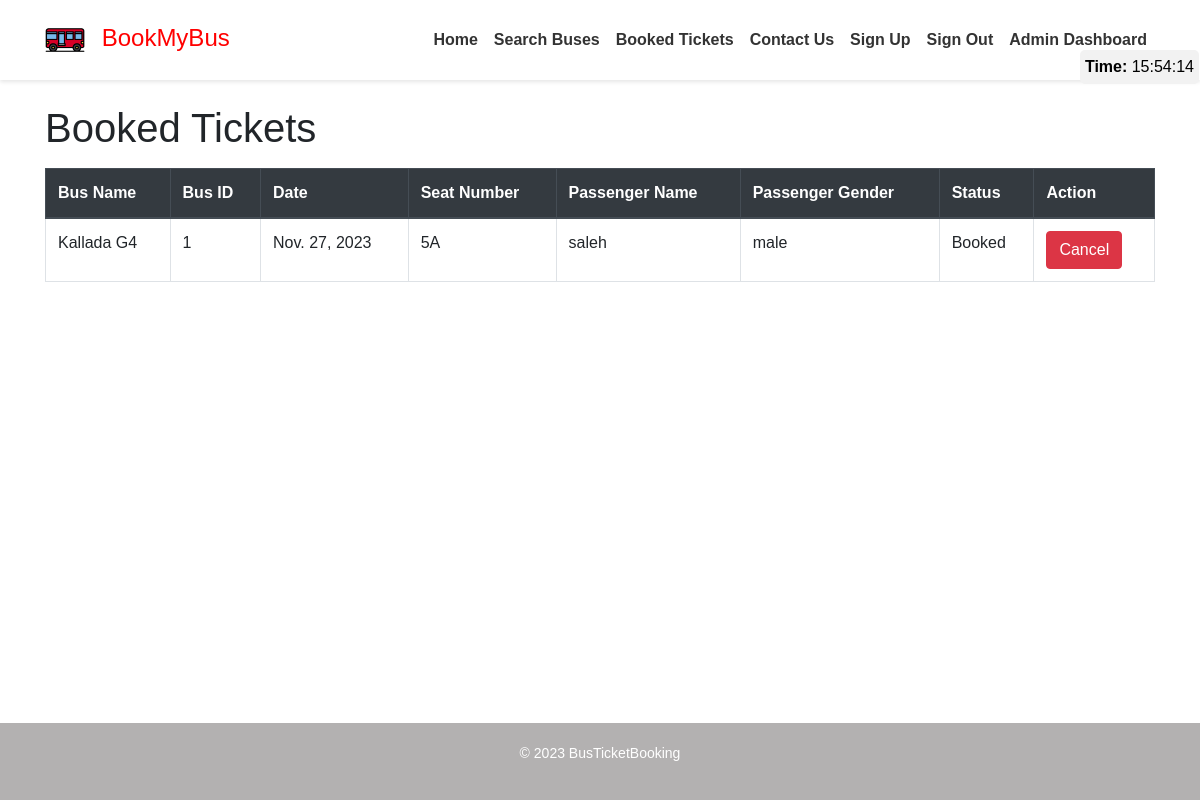
Page /booked_tickets/ (signed in) on the earlier database version.
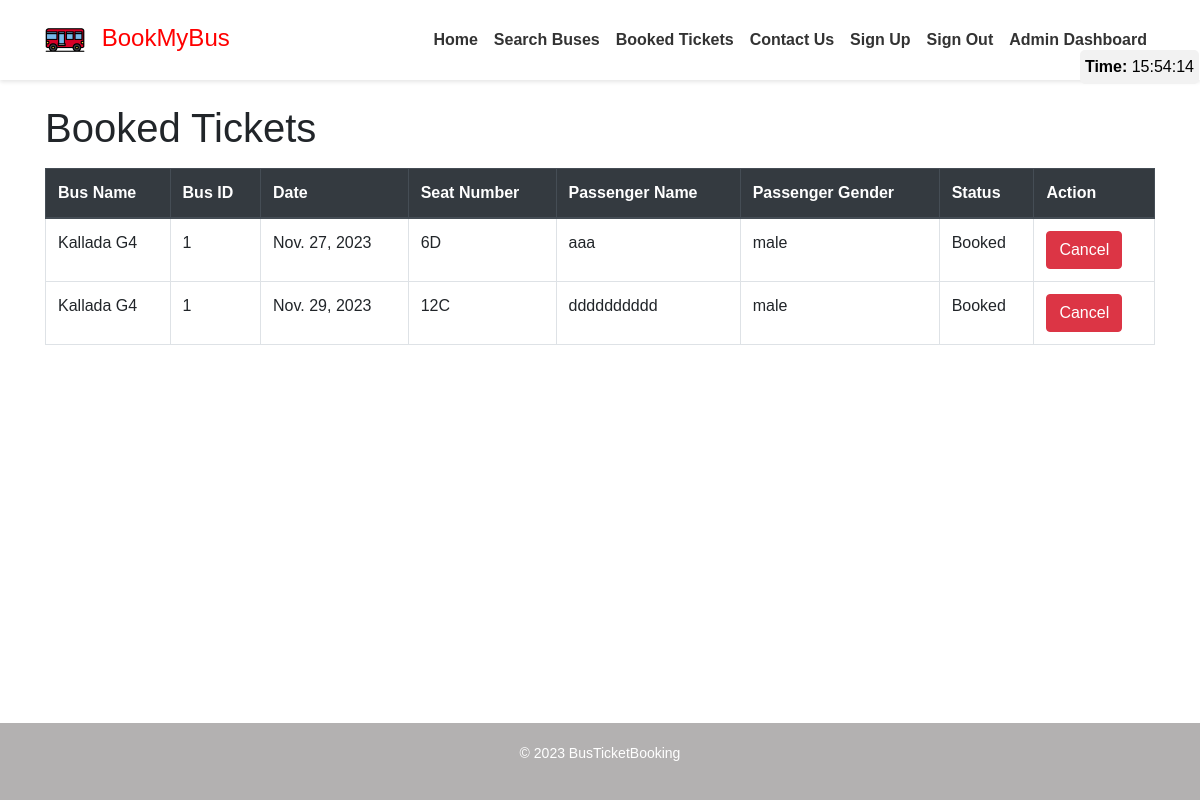
Same page on the later database version.
### app1/models.py (models this page shows, shortened)
class BookedSeat(models.Model):
    user = models.ForeignKey(CustomUser, on_delete=models.CASCADE, null=True, default=None)
    bus_name=models.CharField(max_length=100, default='YourDefaultValueHere')
    bus_id = models.CharField(max_length=100, default='YourDefaultValueHere')
    date = models.DateField(default=date.today)
    seat_number = models.CharField(max_length=10)
    passenger_name = models.CharField(max_length=100, default='Unknown')
    passenger_gender = models.CharField(max_length=10, default='Unknown')
    status = models.CharField(max_length=10, default='unknown')

### app1/views.py (the view)
# urls.py: path('booked_tickets/',user_booked_tickets,name='booked_tickets'),
@login_required(login_url='/login/')
def user_booked_tickets(request):
    booked_tickets = BookedSeat.objects.filter(user=request.user)
    return render(request, 'book_ticket.html', {'booked_tickets': booked_tickets})

### project_templates/book_ticket.html (shortened to what this page needs)
{% extends 'base.html' %}
{% load static %}
{% block content %}
    <div class="container mt-4">
        {% if booked_tickets %}
            <h1>Booked Tickets</h1>
            <table class="table table-bordered mt-3">
                <thead class="thead-dark">
                    <tr>
                        <th>Bus Name</th>
                        <th>Bus ID</th>
                        <th>Date</th>
                        <th>Seat Number</th>
                        <th>Passenger Name</th>
                        <th>Passenger Gender</th>
                        <th>Status</th>
                        <th>Action</th>
                    </tr>
                </thead>
                <tbody>
                    {% for booked_seat in booked_tickets %}
                        <tr>
                            <td>{{ booked_seat.bus_name }}</td>
                            <td>{{ booked_seat.bus_id }}</td>
                            <td>{{ booked_seat.date }}</td>
                            <td>{{ booked_seat.seat_number }}</td>
                            <td>{{ booked_seat.passenger_name }}</td>
                            <td>{{ booked_seat.passenger_gender }}</td>
                            <td>{{ booked_seat.status }}</td>
                            <td>
                                <form id="cancelForm_{{ booked_seat.id }}" action="{% url 'cancel_booking' booked_seat.id %}" method="post">
                                    <button class="btn btn-danger" type="button" onclick="confirmCancellation('cancelForm_{{ booked_seat.id }}')">Cancel</button>
                                </form>
                            </td>
                        </tr>
                    {% endfor %}
                </tbody>
            </table>
        {% else %}
            <p>No booked tickets to show.</p>
        {% endif %}
    </div>
{% endblock %}

Differences in the rows shown:
removed BookedSeat: bus_name "Kallada G4", bus_id "1", date "Nov. 27, 2023", seat_number "5A", passenger_name "saleh", passenger_gender "male", status "Booked"
added BookedSeat: bus_name "Kallada G4", bus_id "1", date "Nov. 27, 2023", seat_number "6D", passenger_name "aaa", passenger_gender "male", status "Booked"
added BookedSeat: bus_name "Kallada G4", bus_id "1", date "Nov. 29, 2023", seat_number "12C", passenger_name "dddddddddd", passenger_gender "male", status "Booked"
